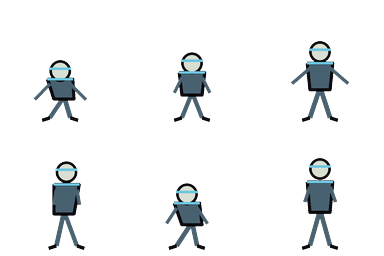
#> input picture assets/rogue/build/hero-1-jump-v1.png, 384 x 256 px, given in place of hero-0-jump-v1.png, which was not available
$ python index_rogue_jump_art.py
#> lines starting #> are read from the running program, lines starting #| are printed output that depends on the picture; pictures that were not available may be replaced by others from this repository, and a replacement may not be noted
"""Read six-frame sprite sheets and write registration metadata; preserve original PNGs."""
import json
from PIL import Image
from pathlib import Path
ROOT=Path(__file__).resolve().parents[1]
folder=ROOT/'assets/rogue/build'
result={}
for hero in range(4):
    path=folder/f'hero-{hero}-jump-v1.png'
    im=Image.open(path)
#> im is the input picture: PIL image 384x256 RGBA; mean R, G, B, A 6.8, 8.7, 9.6, 22
    assert im.mode=='RGBA'
    w,h=im.size
#> w = 384; h = 256
    entries=[]
    for i in range(6):
        left=round((i%3)*w/3); right=round((i%3+1)*w/3)
        top=round((i//3)*h/2); bottom=round((i//3+1)*h/2)
        cell=im.getchannel('A').crop((left,top,right,bottom))
        bounds=cell.point(lambda a:255 if a>=80 else 0).getbbox()
        assert bounds
        x0,y0,x1,y1=bounds
        entries.append({'cell':[left,top,right-left,bottom-top],'pivot':[(x0+x1)/2,(bottom-top)*.94], 'body_height':y1-y0})
#> this loop made 6 passes
#> (bounds, x0, y0, x1) on passes 1 to 6: ((34, 60, 87, 122), 34, 60, 87), ((45, 52, 83, 122), 45, 52, 83), ((35, 41, 93, 122), 35, 41, 93), ((48, 33, 85, 122), 48, 33, 85), ((37, 55, 81, 122), 37, 55, 81), ((46, 30, 82, 122), 46, 30, 82)
#> pass 1, `cell=im.getchannel('A').crop((left,top,right,bottom))`:
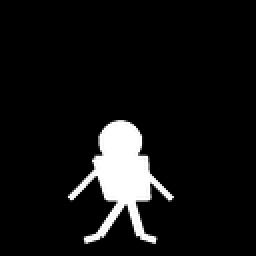
#> cell: PIL image 128x128 L (shown 2 times larger); min 0, max 255, mean 19.1
#> pass 2, `cell=im.getchannel('A').crop((left,top,right,bottom))`:
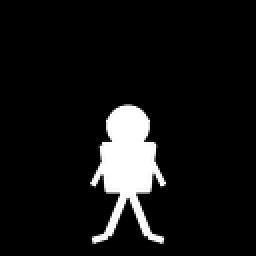
#> cell: PIL image 128x128 L (shown 2 times larger); min 0, max 255, mean 20.2
#> pass 3, `cell=im.getchannel('A').crop((left,top,right,bottom))`:
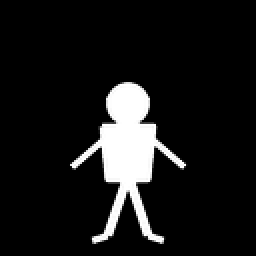
#> cell: PIL image 128x128 L (shown 2 times larger); min 0, max 255, mean 24
#> after the loop, entries = 6 items
#> (the run stopped early here; a loop or call above may not have finished)
